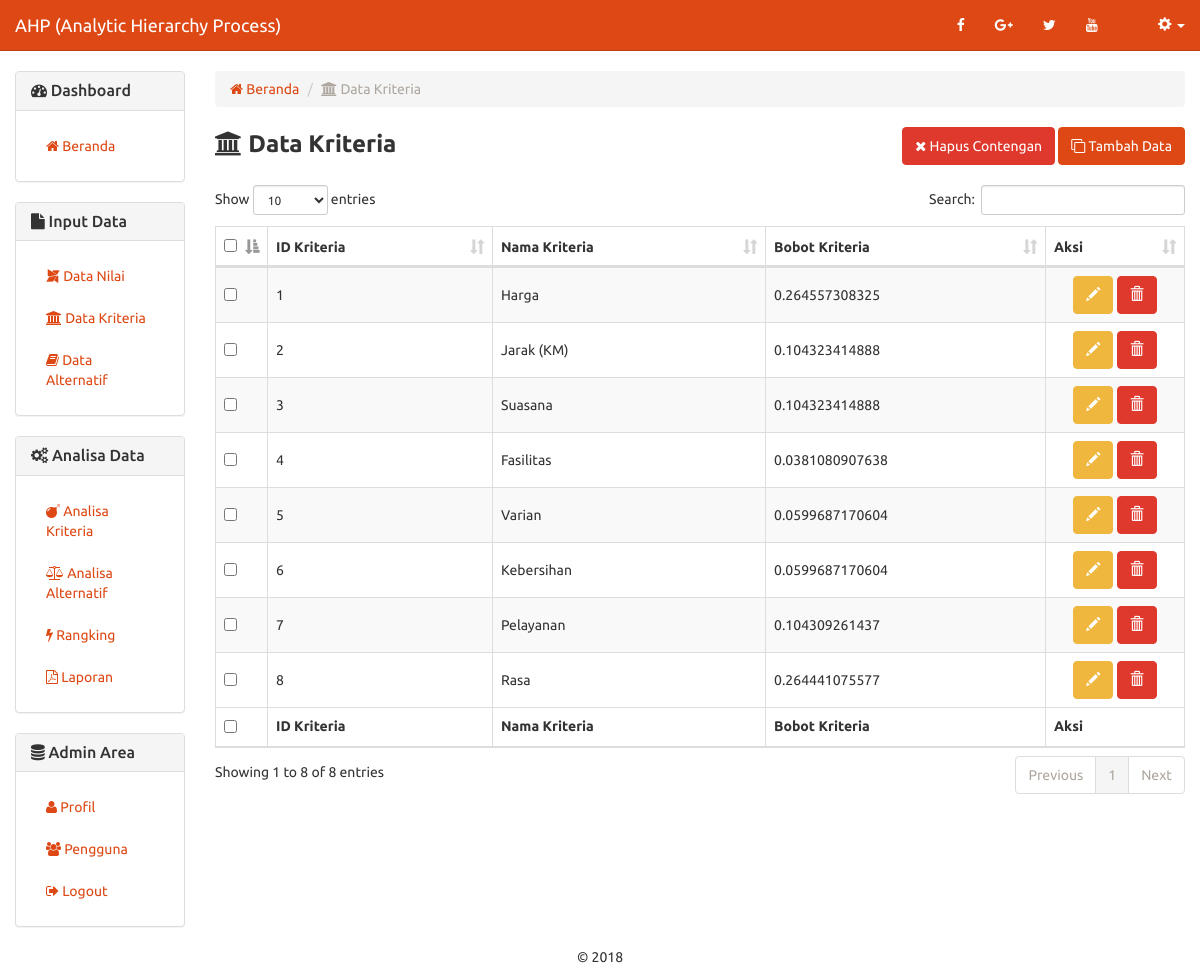
Page /data-kriteria.php on the committed database.
### tables this page shows
CREATE TABLE `ahp_data_kriteria` (
  `id_kriteria` int(2) NOT NULL,
  `nama_kriteria` varchar(45) NOT NULL,
  `jumlah_kriteria` double NOT NULL,
  `bobot_kriteria` double NOT NULL
);

### includes/kriteria.inc.php (called while the page is built, shortened)
<?php
class Kriteria{
	private $conn;
	private $table_name = "ahp_data_kriteria";
	public function __construct($db){
		$this->conn = $db;
	}
	function readAll(){
		$query = "SELECT * FROM ".$this->table_name." ORDER BY id_kriteria ASC";
		$stmt = $this->conn->prepare( $query );
		$stmt->execute();
		return $stmt;
	}
	function countAll(){
		$query = "SELECT * FROM ".$this->table_name." ORDER BY id_kriteria ASC";
		$stmt = $this->conn->prepare( $query );
		$stmt->execute();
		return $stmt->rowCount();
	}
}
?>

### data-kriteria.php (the view, shortened to what this page needs)
<?php
include_once 'header.php';
include_once 'includes/kriteria.inc.php';
$pro = new Kriteria($db);
$stmt = $pro->readAll();
            ?>
<div class="row">
	<div class="col-xs-12 col-sm-12 col-md-2">
		  	<?php
			include_once 'sidebar.php';
			?>
	</div>
	<div class="col-xs-12 col-sm-12 col-md-10">
	<ol class="breadcrumb">
	  <li><a href="index.php"><span class="fa fa-home"></span> Beranda</a></li>
	  <li class="active"><span class="fa fa-bank"></span> Data Kriteria</li>
	</ol>
<form method="post">
	<div class="row">
		<div class="col-md-6 text-left">
			<strong style="font-size:18pt;"><span class="fa fa-bank"></span> Data Kriteria</strong>
		</div>
		<div class="col-md-6 text-right">
            <button type="submit" name="hapus-contengan" class="btn btn-danger"><span class="fa fa-close"></span> Hapus Contengan</button>
			<button type="button" onclick="location.href='data-kriteria-baru.php'" class="btn btn-primary"><span class="fa fa-clone"></span> Tambah Data</button>
		</div>
	</div>
	<br/>
	<table width="100%" class="table table-striped table-bordered" id="tabeldata">
        <thead>
            <tr>
                <th width="10px"><input type="checkbox" name="select-all" id="select-all" /></th>
                <th>ID Kriteria</th>
                <th>Nama Kriteria</th>
                <th>Bobot Kriteria</th>
                <th width="100px">Aksi</th>
            </tr>
        </thead>
        <tfoot>
            <tr>
                <th><input type="checkbox" name="select-all2" id="select-all2" /></th>
                <th>ID Kriteria</th>
                <th>Nama Kriteria</th>
                <th>Bobot Kriteria</th>
                <th>Aksi</th>
            </tr>
        </tfoot>
        <tbody>
<?php
while ($row = $stmt->fetch(PDO::FETCH_ASSOC)){
?>
            <tr>
                <td style="vertical-align:middle;"><input type="checkbox" value="<?php echo $row['id_kriteria'] ?>" name="checkbox[]" /></td>
                <td style="vertical-align:middle;"><?php echo $row['id_kriteria'] ?></td>
                <td style="vertical-align:middle;"><?php echo $row['nama_kriteria'] ?></td>
                <td style="vertical-align:middle;"><?php echo $row['bobot_kriteria'] ?></td>
                <td style="text-align:center;vertical-align:middle;">
					<a href="data-kriteria-ubah.php?id=<?php echo $row['id_kriteria'] ?>" class="btn btn-warning"><span class="glyphicon glyphicon-pencil" aria-hidden="true"></span></a>
					<a href="data-kriteria-hapus.php?id=<?php echo $row['id_kriteria'] ?>" onclick="return confirm('Yakin ingin menghapus data')" class="btn btn-danger"><span class="glyphicon glyphicon-trash" aria-hidden="true"></span></a>
			    </td>
            </tr>
<?php
}
?>
        </tbody>
    </table>
</form>
</div>
</div>
<?php
include_once 'footer.php';
?>

### rows in the picture
ahp_data_kriteria: id_kriteria "1", nama_kriteria "Harga", bobot_kriteria "0.264557308325"
ahp_data_kriteria: id_kriteria "2", nama_kriteria "Jarak (KM)", bobot_kriteria "0.104323414888"
ahp_data_kriteria: id_kriteria "3", nama_kriteria "Suasana", bobot_kriteria "0.104323414888"
ahp_data_kriteria: id_kriteria "4", nama_kriteria "Fasilitas", bobot_kriteria "0.0381080907638"
ahp_data_kriteria: id_kriteria "5", nama_kriteria "Varian", bobot_kriteria "0.0599687170604"
ahp_data_kriteria: id_kriteria "6", nama_kriteria "Kebersihan", bobot_kriteria "0.0599687170604"
ahp_data_kriteria: id_kriteria "7", nama_kriteria "Pelayanan", bobot_kriteria "0.104309261437"
ahp_data_kriteria: id_kriteria "8", nama_kriteria "Rasa", bobot_kriteria "0.264441075577"
